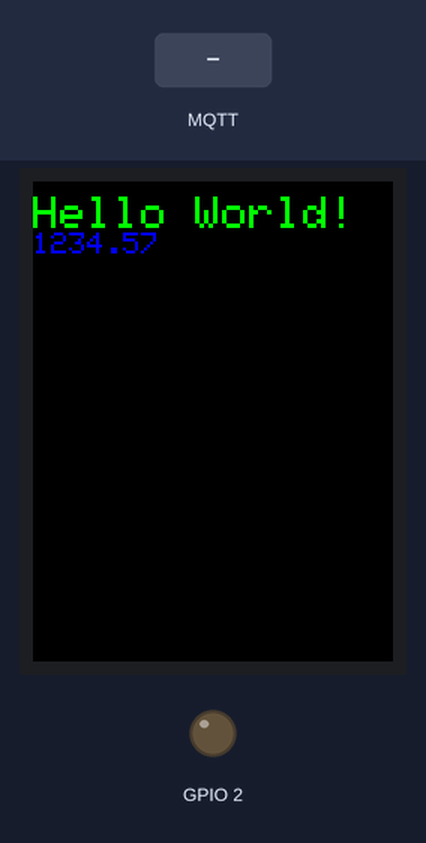
Bench run of a sketch on a simulated ESP8266 (NodeMCU). On the bench: 240×320 colour display, output pins drawn as LEDs (lit = HIGH). The test bench sets the inputs (shaded band). WiFi joins after 1.5 s; servers stay silent unless stated; random numbers use the default seed unless the sketch sets one; no MQTT or app messages arrive unless stated; what the sketch prints to the serial monitor is not drawn.

Above: at 2.9 s.
3.0 s: MQTT message "on" arrives on the first subscribed topic
At 3.3 s:
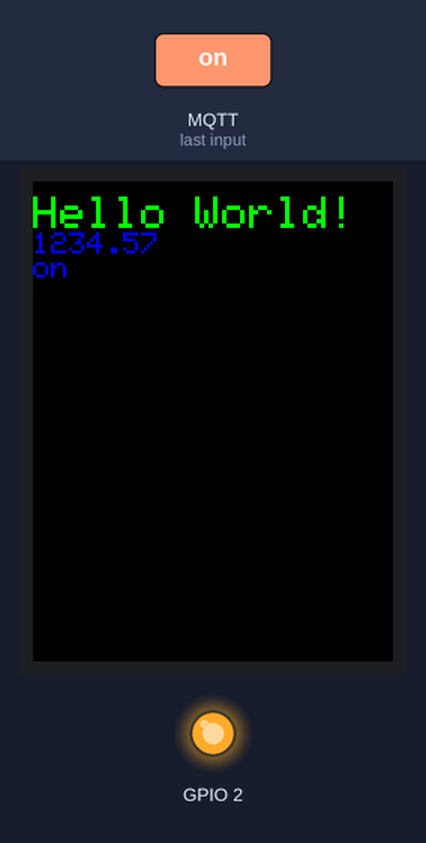
4.5 s: MQTT message "1" arrives on the first subscribed topic
At 5.6 s:
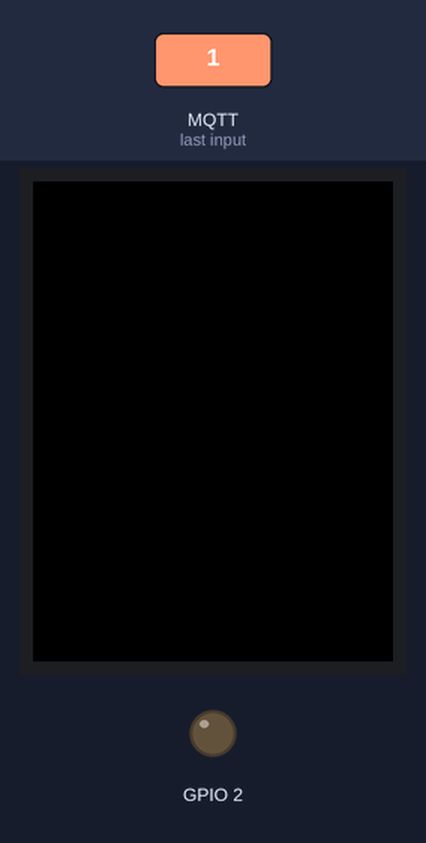
6.0 s: MQTT message "off" arrives on the first subscribed topic
At 6.8 s:
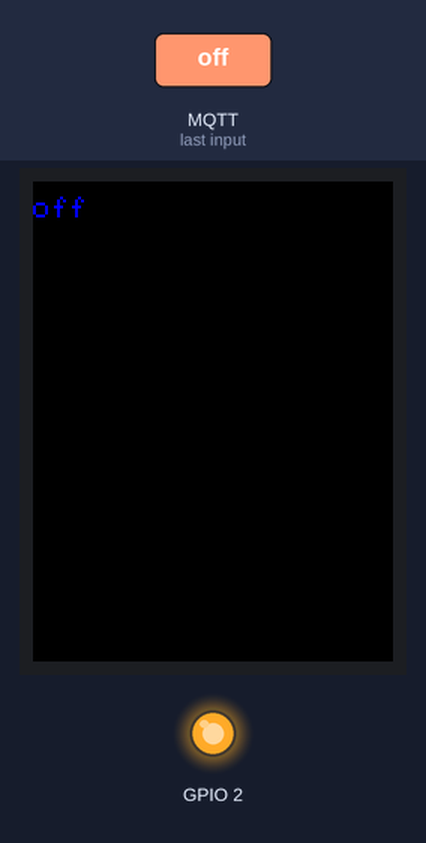
7.5 s: MQTT message "on" arrives on the first subscribed topic
At 7.9 s:
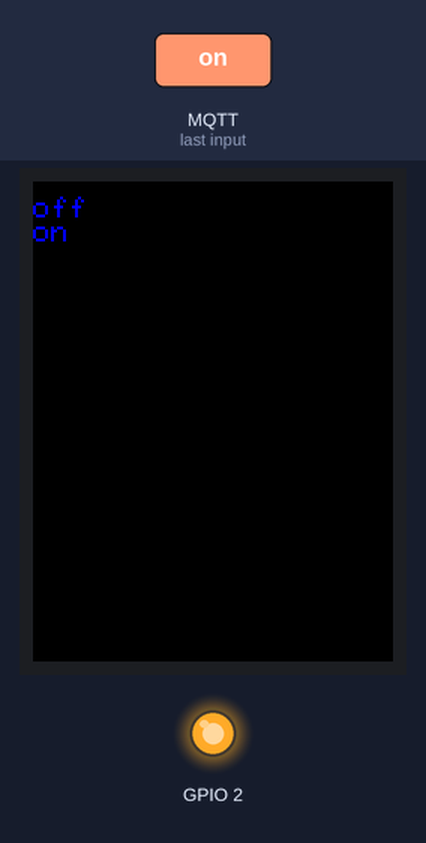
Timing chart, 0 to 10.0 s (numbered marks = the images above; inputs shaded):
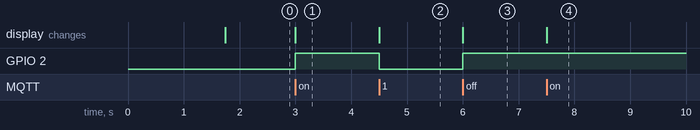

Measured:
- after the input at 3.0 s, GPIO 2: LOW → HIGH at once; the display: changes at once (image 1)
- after the input at 4.5 s, GPIO 2: HIGH → LOW at once; the display: changes at once (image 2)
- after the input at 6.0 s, GPIO 2: LOW → HIGH at once; the display: changes at once (image 3)
- after the input at 7.5 s, the display: changes at once (image 4)

The sketch:

pub_sub_mqtt_esp8266-2.ino
```cpp
/*
 Basic ESP8266 MQTT example
 This sketch demonstrates the capabilities of the pubsub library in combination
 with the ESP8266 board/library.
 It connects to an MQTT server then:
  - publishes "hello world" to the topic "outTopic" every two seconds
  - subscribes to the topic "inTopic", printing out any messages
    it receives. NB - it assumes the received payloads are strings not binary
  - If the first character of the topic "inTopic" is an 1, switch ON the ESP Led,
    else switch it off
 It will reconnect to the server if the connection is lost using a blocking
 reconnect function. See the 'mqtt_reconnect_nonblocking' example for how to
 achieve the same result without blocking the main loop.
 To install the ESP8266 board, (using Arduino 1.6.4+):
  - Add the following 3rd party board manager under "File -> Preferences -> Additional Boards Manager URLs":
       http://arduino.esp8266.com/stable/package_esp8266com_index.json
  - Open the "Tools -> Board -> Board Manager" and click install for the ESP8266"
  - Select your ESP8266 in "Tools -> Board"
*/

#include <ESP8266WiFi.h>
#include <PubSubClient.h>

#include <Adafruit_GFX.h>    // Core graphics library
#include <Adafruit_ST7789.h> // Hardware-specific library for ST7789
#include <SPI.h>

// defined(ESP8266)
  #define TFT_CS         4
  #define TFT_RST        16
  #define TFT_DC         5

// For 1.14", 1.3", 1.54", 1.69", and 2.0" TFT with ST7789:
Adafruit_ST7789 tft = Adafruit_ST7789(TFT_CS, TFT_DC, TFT_RST);


// Update these with values suitable for your network.

const char* ssid = "robnet3";
const char* password = "Buford876";
const char* mqtt_server = "192.168.1.233";

WiFiClient espClient;
PubSubClient client(espClient);
unsigned long lastMsg = 0;
#define MSG_BUFFER_SIZE	(50)
char msg[MSG_BUFFER_SIZE];
int value = 0;

void setup_wifi() {

  delay(10);
  // We start by connecting to a WiFi network
  Serial.println();
  Serial.print("Connecting to ");
  Serial.println(ssid);

  WiFi.mode(WIFI_STA);
  WiFi.begin(ssid, password);

  while (WiFi.status() != WL_CONNECTED) {
    delay(500);
    Serial.print(".");
  }

  randomSeed(micros());

  Serial.println("");
  Serial.println("WiFi connected");
  Serial.println("IP address: ");
  Serial.println(WiFi.localIP());
}

void callback(char* topic, byte* payload, unsigned int length) {
  Serial.print("Message arrived [");
  Serial.print(topic);
  Serial.print("] ");
  for (int i = 0; i < length; i++) {
    Serial.print((char)payload[i]);
    tft.print((char)payload[i]);
  }
  Serial.println();
  tft.println();

  // Switch on the LED if an 1 was received as first character
  if ((char)payload[0] == '1') {
    digitalWrite(BUILTIN_LED, LOW);   // Turn the LED on (Note that LOW is the voltage level
    // but actually the LED is on; this is because
    // it is active low on the ESP-01)
    tft.fillScreen(ST77XX_BLACK);
    tft.setCursor(0, 10);
  } else {
    digitalWrite(BUILTIN_LED, HIGH);  // Turn the LED off by making the voltage HIGH
  }

}

void reconnect() {
  // Loop until we're reconnected
  while (!client.connected()) {
    Serial.print("Attempting MQTT connection...");
    // Create a random client ID
    String clientId = "ESP8266Client-";
    clientId += String(random(0xffff), HEX);
    // Attempt to connect
    if (client.connect(clientId.c_str())) {
      Serial.println("connected");
      // Once connected, publish an announcement...
      client.publish("outTopic", "hello world");
      // ... and resubscribe
      client.subscribe("inTopic");
    } else {
      Serial.print("failed, rc=");
      Serial.print(client.state());
      Serial.println(" try again in 5 seconds");
      // Wait 5 seconds before retrying
      delay(5000);
    }
  }
}

void tftPrintTest() {
  tft.setTextWrap(true);
  tft.fillScreen(ST77XX_BLACK);
  tft.setCursor(0, 10);

  tft.setTextColor(ST77XX_GREEN);
  tft.setTextSize(3);
  tft.println("Hello World!");
  tft.setTextColor(ST77XX_BLUE);
  tft.setTextSize(2);
  tft.print(1234.567);
  tft.println();
  }

void setup() {
  pinMode(BUILTIN_LED, OUTPUT);     // Initialize the BUILTIN_LED pin as an output
  Serial.begin(115200);
  setup_wifi();
  client.setServer(mqtt_server, 1883);
  client.setCallback(callback);

  tft.init(240, 320);           // Init ST7789 320x240
  Serial.println("TFT Initialized");

  // tft print function!
  tftPrintTest();
  Serial.println("Process Completed");

}

void loop() {

  if (!client.connected()) {
    reconnect();
  }
  client.loop();

  unsigned long now = millis();
  if (now - lastMsg > 2000) {
    lastMsg = now;
    ++value;
    snprintf (msg, MSG_BUFFER_SIZE, "hello world #%ld", value);
    Serial.print("Publish message: ");
    Serial.println(msg);
    client.publish("outTopic", msg);
  }
}
```
